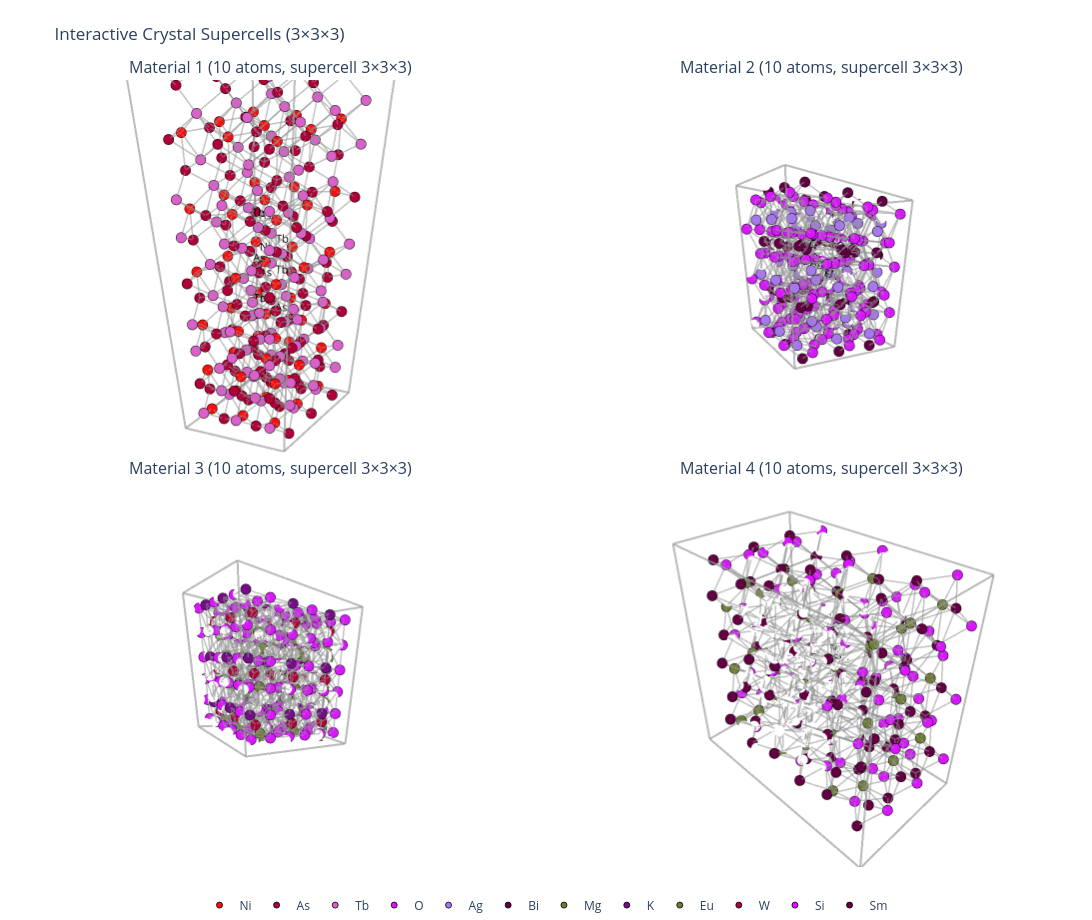

The notebook cell this image was saved under:
### Code cell
# Interactive 3D visualization of crystal structures as supercells
def plot_material_batch(batch_x1, batch_a1, batch_l1, atom_dict, max_atomic_value, bond_cutoff=3.0, supercell=(3, 3, 3), show_labels=True, label_central_only=True):
    # Convert normalized data to physical coordinates
    x = batch_x1.detach().cpu().numpy()
    a = batch_a1.detach().cpu().numpy() * max_atomic_value
    l = batch_l1.detach().cpu().numpy()
    x = (x * torch.as_tensor(atom_dict.frac_coord_std).cpu().numpy() + torch.as_tensor(atom_dict.frac_coord_mean).cpu().numpy()) % 1.0
    l = l * torch.as_tensor(atom_dict.lattice_std).cpu().numpy() + torch.as_tensor(atom_dict.lattice_mean).cpu().numpy()
    # Convert atomic numbers to chemical elements
    allowed_Z = torch.as_tensor(atom_dict.idx2atoNum_vec).cpu().numpy().astype(int)
    atomic_Z = allowed_Z[np.abs(a[..., None] - allowed_Z).argmin(axis=-1)]
    symbols = {int(z): str(atom_dict.idx2type[k]) for k, z in enumerate(allowed_Z)}
    colors = {int(z): qualitative.Dark24[k % len(qualitative.Dark24)] for k, z in enumerate(allowed_Z)}
    # Create subplot layout
    n = len(x)
    ncols = min(2, n)
    nrows = math.ceil(n / ncols)
    sx, sy, sz = supercell
    titles = [f'Material {i + 1} ({len(x[i])} atoms, supercell {sx}×{sy}×{sz})' for i in range(n)]
    fig = make_subplots(rows=nrows, cols=ncols, specs=[[{'type': 'scene'} for _ in range(ncols)] for _ in range(nrows)], subplot_titles=titles, horizontal_spacing=0.01, vertical_spacing=0.02)
    shown_elements = set()
    center_shift = (sx // 2, sy // 2, sz // 2)
    for i in range(n):
        row = i // ncols + 1
        col = i % ncols + 1
        frac_unit = x[i]
        cell = l[i]
        z_unit = atomic_Z[i]
        # Build supercell
        frac_super_list = []
        z_super_list = []
        label_mask_list = []
        for shift in product(range(sx), range(sy), range(sz)):
            shift_vec = np.array(shift, dtype=float)
            frac_super_list.append(frac_unit + shift_vec)
            z_super_list.append(z_unit)
            if label_central_only:
                label_mask_list.append(np.full(len(frac_unit), shift == center_shift))
            else:
                label_mask_list.append(np.full(len(frac_unit), True))
        frac_super = np.vstack(frac_super_list)
        z_super = np.concatenate(z_super_list)
        label_mask = np.concatenate(label_mask_list)
        xyz = frac_super @ cell
        # Draw supercell edges
        edge_points = []
        super_corners = np.array(list(product([0, sx], [0, sy], [0, sz])), dtype=float)
        for corner in super_corners:
            for axis, scale in enumerate([sx, sy, sz]):
                if corner[axis] == 0:
                    end = corner.copy()
                    end[axis] = scale
                    p0 = corner @ cell
                    p1 = end @ cell
                    edge_points.extend([p0, p1, [np.nan, np.nan, np.nan]])
        edge_points = np.asarray(edge_points)
        fig.add_trace(go.Scatter3d(x=edge_points[:, 0], y=edge_points[:, 1], z=edge_points[:, 2], mode='lines', line=dict(color='rgba(110,110,110,0.7)', width=4), hoverinfo='skip', showlegend=False), row=row, col=col)
        # Draw links between nearby atoms
        bond_points = []
        n_atoms_super = len(xyz)
        for p in range(n_atoms_super):
            for q in range(p + 1, n_atoms_super):
                distance = np.linalg.norm(xyz[q] - xyz[p])
                if 1e-8 < distance <= bond_cutoff:
                    bond_points.extend([xyz[p], xyz[q], [np.nan, np.nan, np.nan]])
        if len(bond_points) > 0:
            bond_points = np.asarray(bond_points)
            fig.add_trace(go.Scatter3d(x=bond_points[:, 0], y=bond_points[:, 1], z=bond_points[:, 2], mode='lines', line=dict(color='rgba(80,80,80,0.55)', width=3), hoverinfo='skip', showlegend=False), row=row, col=col)
        # Draw atoms and labels
        for z in np.unique(z_super):
            z = int(z)
            symbol = symbols.get(z, str(z))
            mask = z_super == z
            positions = xyz[mask]
            if show_labels:
                text_labels = [symbol if flag else '' for flag in label_mask[mask]]
            else:
                text_labels = [''] * len(positions)
            fig.add_trace(go.Scatter3d(x=positions[:, 0], y=positions[:, 1], z=positions[:, 2], mode='markers+text', text=text_labels, textposition='top center', textfont=dict(size=11, color='black'), marker=dict(size=6, color=colors[z], line=dict(color='black', width=0.8)), name=symbol, legendgroup=symbol, showlegend=symbol not in shown_elements, hovertemplate=f'<b>{symbol} (Z={z})</b><br>x=%{{x:.2f}} Å<br>y=%{{y:.2f}} Å<br>z=%{{z:.2f}} Å<extra></extra>'), row=row, col=col)
            shown_elements.add(symbol)
        fig.update_scenes(xaxis=dict(visible=False), yaxis=dict(visible=False), zaxis=dict(visible=False), aspectmode='data', bgcolor='white', row=row, col=col)
    fig.update_layout(title=f'Interactive Crystal Supercells ({sx}×{sy}×{sz})', template='plotly_white', width=1100, height=460 * nrows, margin=dict(l=0, r=0, t=80, b=40), legend=dict(orientation='h', y=-0.03, x=0.5, xanchor='center'))
    fig.show()


# Select 4 training materials with 10 atoms
sz = 10
num_samples = 4
indices = np.random.choice(len(group_dataset[sz]), num_samples, replace=False)
materials = [group_dataset[sz][i] for i in indices]

# Prepare normalized training materials
batch_x_train = torch.stack([m.frac_coords for m in materials]).float()
batch_a_train = torch.stack([m.atomic_numbers for m in materials]).float()
batch_l_train = torch.stack([m.lattice_matrix for m in materials]).float()
batch_x_train = (batch_x_train - atom_dict.frac_coord_mean) / atom_dict.frac_coord_std
batch_a_train = batch_a_train / max_atomic_value
batch_l_train = (batch_l_train - atom_dict.lattice_mean) / atom_dict.lattice_std

# Plot training materials
plot_material_batch(batch_x_train, batch_a_train, batch_l_train, atom_dict, max_atomic_value, bond_cutoff=3.5, supercell=(3, 3, 3))

### Figure 1 — Plotly figure (JSON) as saved in the notebook; plotly's stock layout.template omitted (floating-point values rounded to 4 significant figures; data arrays with more than 128 entries replaced by an {"elided": "..."} marker saying what was removed)
{"data": [{"hoverinfo": "skip", "line": {"color": "rgba(110,110,110,0.7)", "width": 4}, "mode": "lines", "scene": "scene", "showlegend": false, "type": "scatter3d", "x": [0.0, 12.39, NaN, 0.0, -6.196, NaN, 0.0, 0.0, NaN, 0.0, 12.39, NaN, 0.0, -6.196, NaN, -6.196, 6.196, NaN, -6.196, -6.196, NaN, -6.196, 6.196, NaN, 12.39, 6.196, NaN, 12.39, 12.39, NaN, 12.39, 6.196, NaN, 6.196, 6.196, NaN], "y": [0.0, 0.0, NaN, 0.0, 10.73, NaN, 0.0, 0.0, NaN, 0.0, 0.0, NaN, 0.0, 10.73, NaN, 10.73, 10.73, NaN, 10.73, 10.73, NaN, 10.73, 10.73, NaN, 0.0, 10.73, NaN, 0.0, 0.0, NaN, 0.0, 10.73, NaN, 10.73, 10.73, NaN], "z": [0.0, 0.0, NaN, 0.0, 0.0, NaN, 0.0, 42.68, NaN, 42.68, 42.68, NaN, 42.68, 42.68, NaN, 0.0, 0.0, NaN, 0.0, 42.68, NaN, 42.68, 42.68, NaN, 0.0, 0.0, NaN, 0.0, 42.68, NaN, 42.68, 42.68, NaN, 0.0, 42.68, NaN]}, {"hoverinfo": "skip", "line": {"color": "rgba(80,80,80,0.55)", "width": 3}, "mode": "lines", "scene": "scene", "showlegend": false, "type": "scatter3d", "x": {"elided": "2481 float values"}, "y": {"elided": "2481 float values"}, "z": {"elided": "2481 float values"}}, {"hovertemplate": "<b>Ni (Z=28)</b><br>x=%{x:.2f} Å<br>y=%{y:.2f} Å<br>z=%{z:.2f} Å<extra></extra>", "legendgroup": "Ni", "marker": {"color": "#FB0D0D", "line": {"color": "black", "width": 0.8}, "size": 6}, "mode": "markers+text", "name": "Ni", "scene": "scene", "showlegend": true, "text": ["", "", "", "", "", "", "", "", "", "", "", "", "", "", "", "", "", "", "", "", "", "", "", "", "", "", "Ni", "Ni", "", "", "", "", "", "", "", "", "", "", "", "", "", "", "", "", "", "", "", "", "", "", "", "", "", ""], "textfont": {"color": "black", "size": 11}, "textposition": "top center", "type": "scatter3d", "x": [2.154e-06, 2.154e-06, 2.154e-06, 2.154e-06, 2.154e-06, 2.154e-06, -2.065, -2.065, -2.065, -2.065, -2.065, -2.065, -4.131, -4.131, -4.131, -4.131, -4.131, -4.131, 4.131, 4.131, 4.131, 4.131, 4.131, 4.131, 2.065, 2.065, 2.065, 2.065, 2.065, 2.065, 2.154e-06, 2.154e-06, 2.154e-06, 2.154e-06, 2.154e-06, 2.154e-06, 8.261, 8.261, 8.261, 8.261, 8.261, 8.261, 6.196, 6.196, 6.196, 6.196, 6.196, 6.196, 4.131, 4.131, 4.131, 4.131, 4.131, 4.131], "y": [3.731e-06, 3.731e-06, 3.731e-06, 3.731e-06, 3.731e-06, 3.731e-06, 3.577, 3.577, 3.577, 3.577, 3.577, 3.577, 7.155, 7.155, 7.155, 7.155, 7.155, 7.155, 3.731e-06, 3.731e-06, 3.731e-06, 3.731e-06, 3.731e-06, 3.731e-06, 3.577, 3.577, 3.577, 3.577, 3.577, 3.577, 7.155, 7.155, 7.155, 7.155, 7.155, 7.155, 3.731e-06, 3.731e-06, 3.731e-06, 3.731e-06, 3.731e-06, 3.731e-06, 3.577, 3.577, 3.577, 3.577, 3.577, 3.577, 7.155, 7.155, 7.155, 7.155, 7.155, 7.155], "z": [0.03172, 7.144, 14.26, 21.37, 28.48, 35.6, 0.03172, 7.144, 14.26, 21.37, 28.48, 35.6, 0.03172, 7.144, 14.26, 21.37, 28.48, 35.6, 0.03172, 7.144, 14.26, 21.37, 28.48, 35.6, 0.03172, 7.144, 14.26, 21.37, 28.48, 35.6, 0.03172, 7.144, 14.26, 21.37, 28.48, 35.6, 0.03172, 7.144, 14.26, 21.37, 28.48, 35.6, 0.03172, 7.144, 14.26, 21.37, 28.48, 35.6, 0.03172, 7.144, 14.26, 21.37, 28.48, 35.6]}, {"hovertemplate": "<b>As (Z=33)</b><br>x=%{x:.2f} Å<br>y=%{y:.2f} Å<br>z=%{z:.2f} Å<extra></extra>", "legendgroup": "As", "marker": {"color": "#AF0038", "line": {"color": "black", "width": 0.8}, "size": 6}, "mode": "markers+text", "name": "As", "scene": "scene", "showlegend": true, "text": ["", "", "", "", "", "", "", "", "", "", "", "", "", "", "", "", "", "", "", "", "", "", "", "", "", "", "", "", "", "", "", "", "", "", "", "", "", "", "", "", "", "", "", "", "", "", "", "", "", "", "", "", "As", "As", "As", "As", "", "", "", "", "", "", "", "", "", "", "", "", "", "", "", "", "", "", "", "", "", "", "", "", "", "", "", "", "", "", "", "", "", "", "", "", "", "", "", "", "", "", "", "", "", "", "", "", "", "", "", ""], "textfont": {"color": "black", "size": 11}, "textposition": "top center", "type": "scatter3d", "x": [2.154e-06, 2.154e-06, 2.093e-06, 2.065, 2.154e-06, 2.154e-06, 2.093e-06, 2.065, 2.154e-06, 2.154e-06, 2.093e-06, 2.065, -2.065, -2.065, -2.065, 2.154e-06, -2.065, -2.065, -2.065, 2.154e-06, -2.065, -2.065, -2.065, 2.154e-06, -4.131, -4.131, -4.131, -2.065, -4.131, -4.131, -4.131, -2.065, -4.131, -4.131, -4.131, -2.065, 4.131, 4.131, 4.131, 6.196, 4.131, 4.131, 4.131, 6.196, 4.131, 4.131, 4.131, 6.196, 2.065, 2.065, 2.065, 4.131, 2.065, 2.065, 2.065, 4.131, 2.065, 2.065, 2.065, 4.131, 2.154e-06, 2.154e-06, 2.093e-06, 2.065, 2.154e-06, 2.154e-06, 2.093e-06, 2.065, 2.154e-06, 2.154e-06, 2.093e-06, 2.065, 8.261, 8.261, 8.261, 10.33, 8.261, 8.261, 8.261, 10.33, 8.261, 8.261, 8.261, 10.33, 6.196, 6.196, 6.196, 8.261, 6.196, 6.196, 6.196, 8.261, 6.196, 6.196, 6.196, 8.261, 4.131, 4.131, 4.131, 6.196, 4.131, 4.131, 4.131, 6.196, 4.131, 4.131, 4.131, 6.196], "y": [3.731e-06, 3.731e-06, 2.385, 1.192, 3.731e-06, 3.731e-06, 2.385, 1.192, 3.731e-06, 3.731e-06, 2.385, 1.192, 3.577, 3.577, 5.962, 4.77, 3.577, 3.577, 5.962, 4.77, 3.577, 3.577, 5.962, 4.77, 7.155, 7.155, 9.539, 8.347, 7.155, 7.155, 9.539, 8.347, 7.155, 7.155, 9.539, 8.347, 3.731e-06, 3.731e-06, 2.385, 1.192, 3.731e-06, 3.731e-06, 2.385, 1.192, 3.731e-06, 3.731e-06, 2.385, 1.192, 3.577, 3.577, 5.962, 4.77, 3.577, 3.577, 5.962, 4.77, 3.577, 3.577, 5.962, 4.77, 7.155, 7.155, 9.539, 8.347, 7.155, 7.155, 9.539, 8.347, 7.155, 7.155, 9.539, 8.347, 3.731e-06, 3.731e-06, 2.385, 1.192, 3.731e-06, 3.731e-06, 2.385, 1.192, 3.731e-06, 3.731e-06, 2.385, 1.192, 3.577, 3.577, 5.962, 4.77, 3.577, 3.577, 5.962, 4.77, 3.577, 3.577, 5.962, 4.77, 7.155, 7.155, 9.539, 8.347, 7.155, 7.155, 9.539, 8.347, 7.155, 7.155, 9.539, 8.347], "z": [3.795, 10.91, 0.2443, 7.357, 18.02, 25.13, 14.47, 21.58, 32.25, 39.36, 28.7, 35.81, 3.795, 10.91, 0.2443, 7.357, 18.02, 25.13, 14.47, 21.58, 32.25, 39.36, 28.7, 35.81, 3.795, 10.91, 0.2443, 7.357, 18.02, 25.13, 14.47, 21.58, 32.25, 39.36, 28.7, 35.81, 3.795, 10.91, 0.2443, 7.357, 18.02, 25.13, 14.47, 21.58, 32.25, 39.36, 28.7, 35.81, 3.795, 10.91, 0.2443, 7.357, 18.02, 25.13, 14.47, 21.58, 32.25, 39.36, 28.7, 35.81, 3.795, 10.91, 0.2443, 7.357, 18.02, 25.13, 14.47, 21.58, 32.25, 39.36, 28.7, 35.81, 3.795, 10.91, 0.2443, 7.357, 18.02, 25.13, 14.47, 21.58, 32.25, 39.36, 28.7, 35.81, 3.795, 10.91, 0.2443, 7.357, 18.02, 25.13, 14.47, 21.58, 32.25, 39.36, 28.7, 35.81, 3.795, 10.91, 0.2443, 7.357, 18.02, 25.13, 14.47, 21.58, 32.25, 39.36, 28.7, 35.81]}, {"hovertemplate": "<b>Tb (Z=65)</b><br>x=%{x:.2f} Å<br>y=%{y:.2f} Å<br>z=%{z:.2f} Å<extra></extra>", "legendgroup": "Tb", "marker": {"color": "#DA60CA", "line": {"color": "black", "width": 0.8}, "size": 6}, "mode": "markers+text", "name": "Tb", "scene": "scene", "showlegend": true, "text": ["", "", "", "", "", "", "", "", "", "", "", "", "", "", "", "", "", "", "", "", "", "", "", "", "", "", "", "", "", "", "", "", "", "", "", "", "", "", "", "", "", "", "", "", "", "", "", "", "", "", "", "", "Tb", "Tb", "Tb", "Tb", "", "", "", "", "", "", "", "", "", "", "", "", "", "", "", "", "", "", "", "", "", "", "", "", "", "", "", "", "", "", "", "", "", "", "", "", "", "", "", "", "", "", "", "", "", "", "", "", "", "", "", ""], "textfont": {"color": "black", "size": 11}, "textposition": "top center", "type": "scatter3d", "x": [2.093e-06, 2.093e-06, 2.065, 2.065, 2.093e-06, 2.093e-06, 2.065, 2.065, 2.093e-06, 2.093e-06, 2.065, 2.065, -2.065, -2.065, 2.154e-06, 2.154e-06, -2.065, -2.065, 2.154e-06, 2.154e-06, -2.065, -2.065, 2.154e-06, 2.154e-06, -4.131, -4.131, -2.065, -2.065, -4.131, -4.131, -2.065, -2.065, -4.131, -4.131, -2.065, -2.065, 4.131, 4.131, 6.196, 6.196, 4.131, 4.131, 6.196, 6.196, 4.131, 4.131, 6.196, 6.196, 2.065, 2.065, 4.131, 4.131, 2.065, 2.065, 4.131, 4.131, 2.065, 2.065, 4.131, 4.131, 2.093e-06, 2.093e-06, 2.065, 2.065, 2.093e-06, 2.093e-06, 2.065, 2.065, 2.093e-06, 2.093e-06, 2.065, 2.065, 8.261, 8.261, 10.33, 10.33, 8.261, 8.261, 10.33, 10.33, 8.261, 8.261, 10.33, 10.33, 6.196, 6.196, 8.261, 8.261, 6.196, 6.196, 8.261, 8.261, 6.196, 6.196, 8.261, 8.261, 4.131, 4.131, 6.196, 6.196, 4.131, 4.131, 6.196, 6.196, 4.131, 4.131, 6.196, 6.196], "y": [2.385, 2.385, 1.192, 1.192, 2.385, 2.385, 1.192, 1.192, 2.385, 2.385, 1.192, 1.192, 5.962, 5.962, 4.77, 4.77, 5.962, 5.962, 4.77, 4.77, 5.962, 5.962, 4.77, 4.77, 9.539, 9.539, 8.347, 8.347, 9.539, 9.539, 8.347, 8.347, 9.539, 9.539, 8.347, 8.347, 2.385, 2.385, 1.192, 1.192, 2.385, 2.385, 1.192, 1.192, 2.385, 2.385, 1.192, 1.192, 5.962, 5.962, 4.77, 4.77, 5.962, 5.962, 4.77, 4.77, 5.962, 5.962, 4.77, 4.77, 9.539, 9.539, 8.347, 8.347, 9.539, 9.539, 8.347, 8.347, 9.539, 9.539, 8.347, 8.347, 2.385, 2.385, 1.192, 1.192, 2.385, 2.385, 1.192, 1.192, 2.385, 2.385, 1.192, 1.192, 5.962, 5.962, 4.77, 4.77, 5.962, 5.962, 4.77, 4.77, 5.962, 5.962, 4.77, 4.77, 9.539, 9.539, 8.347, 8.347, 9.539, 9.539, 8.347, 8.347, 9.539, 9.539, 8.347, 8.347], "z": [5.433, 9.212, 2.099, 12.55, 19.66, 23.44, 16.32, 26.77, 33.88, 37.66, 30.55, 41.0, 5.433, 9.212, 2.099, 12.55, 19.66, 23.44, 16.32, 26.77, 33.88, 37.66, 30.55, 41.0, 5.433, 9.212, 2.099, 12.55, 19.66, 23.44, 16.32, 26.77, 33.88, 37.66, 30.55, 41.0, 5.433, 9.212, 2.099, 12.55, 19.66, 23.44, 16.32, 26.77, 33.88, 37.66, 30.55, 41.0, 5.433, 9.212, 2.099, 12.55, 19.66, 23.44, 16.32, 26.77, 33.88, 37.66, 30.55, 41.0, 5.433, 9.212, 2.099, 12.55, 19.66, 23.44, 16.32, 26.77, 33.88, 37.66, 30.55, 41.0, 5.433, 9.212, 2.099, 12.55, 19.66, 23.44, 16.32, 26.77, 33.88, 37.66, 30.55, 41.0, 5.433, 9.212, 2.099, 12.55, 19.66, 23.44, 16.32, 26.77, 33.88, 37.66, 30.55, 41.0, 5.433, 9.212, 2.099, 12.55, 19.66, 23.44, 16.32, 26.77, 33.88, 37.66, 30.55, 41.0]}, {"hoverinfo": "skip", "line": {"color": "rgba(110,110,110,0.7)", "width": 4}, "mode": "lines", "scene": "scene2", "showlegend": false, "type": "scatter3d", "x": [0.0, 15.41, NaN, 0.0, 5.654, NaN, 0.0, 0.0, NaN, 0.0, 15.41, NaN, 0.0, 5.654, NaN, 5.654, 21.06, NaN, 5.654, 5.654, NaN, 5.654, 21.06, NaN, 15.41, 21.06, NaN, 15.41, 15.41, NaN, 15.41, 21.06, NaN, 21.06, 21.06, NaN], "y": [0.0, 0.0, NaN, 0.0, 14.33, NaN, 0.0, 0.0, NaN, 0.0, 0.0, NaN, 0.0, 14.33, NaN, 14.33, 14.33, NaN, 14.33, 14.33, NaN, 14.33, 14.33, NaN, 0.0, 14.33, NaN, 0.0, 0.0, NaN, 0.0, 14.33, NaN, 14.33, 14.33, NaN], "z": [0.0, 7.945, NaN, 0.0, 7.945, NaN, 0.0, 18.91, NaN, 18.91, 26.85, NaN, 18.91, 26.85, NaN, 7.945, 15.89, NaN, 7.945, 26.85, NaN, 26.85, 34.8, NaN, 7.945, 15.89, NaN, 7.945, 26.85, NaN, 26.85, 34.8, NaN, 15.89, 34.8, NaN]}, {"hoverinfo": "skip", "line": {"color": "rgba(80,80,80,0.55)", "width": 3}, "mode": "lines", "scene": "scene2", "showlegend": false, "type": "scatter3d", "x": {"elided": "3366 float values"}, "y": {"elided": "3366 float values"}, "z": {"elided": "3366 float values"}}, {"hovertemplate": "<b>O (Z=8)</b><br>x=%{x:.2f} Å<br>y=%{y:.2f} Å<br>z=%{z:.2f} Å<extra></extra>", "legendgroup": "O", "marker": {"color": "#DA16FF", "line": {"color": "black", "width": 0.8}, "size": 6}, "mode": "markers+text", "name": "O", "scene": "scene2", "showlegend": true, "text": {"elided": "162 str values"}, "textfont": {"color": "black", "size": 11}, "textposition": "top center", "type": "scatter3d", "x": {"elided": "162 float values"}, "y": {"elided": "162 float values"}, "z": {"elided": "162 float values"}}, {"hovertemplate": "<b>Ag (Z=47)</b><br>x=%{x:.2f} Å<br>y=%{y:.2f} Å<br>z=%{z:.2f} Å<extra></extra>", "legendgroup": "Ag", "marker": {"color": "#A777F1", "line": {"color": "black", "width": 0.8}, "size": 6}, "mode": "markers+text", "name": "Ag", "scene": "scene2", "showlegend": true, "text": ["", "", "", "", "", "", "", "", "", "", "", "", "", "", "", "", "", "", "", "", "", "", "", "", "", "", "Ag", "Ag", "", "", "", "", "", "", "", "", "", "", "", "", "", "", "", "", "", "", "", "", "", "", "", "", "", ""], "textfont": {"color": "black", "size": 11}, "textposition": "top center", "type": "scatter3d", "x": [0.9239, 6.096, 0.9239, 6.096, 0.9239, 6.096, 2.809, 7.981, 2.809, 7.981, 2.809, 7.981, 4.694, 9.866, 4.694, 9.866, 4.694, 9.866, 6.059, 11.23, 6.059, 11.23, 6.059, 11.23, 7.944, 13.12, 7.944, 13.12, 7.944, 13.12, 9.829, 15.0, 9.829, 15.0, 9.829, 15.0, 11.19, 16.37, 11.19, 16.37, 11.19, 16.37, 13.08, 18.25, 13.08, 18.25, 13.08, 18.25, 14.96, 20.14, 14.96, 20.14, 14.96, 20.14], "y": [0.6287, 4.148, 0.6287, 4.148, 0.6287, 4.148, 5.406, 8.925, 5.406, 8.925, 5.406, 8.925, 10.18, 13.7, 10.18, 13.7, 10.18, 13.7, 0.6287, 4.148, 0.6287, 4.148, 0.6287, 4.148, 5.406, 8.925, 5.406, 8.925, 5.406, 8.925, 10.18, 13.7, 10.18, 13.7, 10.18, 13.7, 0.6287, 4.148, 0.6287, 4.148, 0.6287, 4.148, 5.406, 8.925, 5.406, 8.925, 5.406, 8.925, 10.18, 13.7, 10.18, 13.7, 10.18, 13.7], "z": [4.512, 7.088, 10.81, 13.39, 17.12, 19.69, 7.16, 9.737, 13.46, 16.04, 19.77, 22.34, 9.808, 12.38, 16.11, 18.69, 22.41, 24.99, 7.16, 9.737, 13.46, 16.04, 19.77, 22.34, 9.808, 12.38, 16.11, 18.69, 22.41, 24.99, 12.46, 15.03, 18.76, 21.34, 25.06, 27.64, 9.808, 12.38, 16.11, 18.69, 22.41, 24.99, 12.46, 15.03, 18.76, 21.34, 25.06, 27.64, 15.11, 17.68, 21.41, 23.98, 27.71, 30.29]}, {"hovertemplate": "<b>Bi (Z=83)</b><br>x=%{x:.2f} Å<br>y=%{y:.2f} Å<br>z=%{z:.2f} Å<extra></extra>", "legendgroup": "Bi", "marker": {"color": "#620042", "line": {"color": "black", "width": 0.8}, "size": 6}, "mode": "markers+text", "name": "Bi", "scene": "scene2", "showlegend": true, "text": ["", "", "", "", "", "", "", "", "", "", "", "", "", "", "", "", "", "", "", "", "", "", "", "", "", "", "Bi", "Bi", "", "", "", "", "", "", "", "", "", "", "", "", "", "", "", "", "", "", "", "", "", "", "", "", "", ""], "textfont": {"color": "black", "size": 11}, "textposition": "top center", "type": "scatter3d", "x": [2.401, 4.619, 2.401, 4.619, 2.401, 4.619, 4.286, 6.504, 4.286, 6.504, 4.286, 6.504, 6.171, 8.389, 6.171, 8.389, 6.171, 8.389, 7.536, 9.755, 7.536, 9.755, 7.536, 9.755, 9.421, 11.64, 9.421, 11.64, 9.421, 11.64, 11.31, 13.52, 11.31, 13.52, 11.31, 13.52, 12.67, 14.89, 12.67, 14.89, 12.67, 14.89, 14.56, 16.78, 14.56, 16.78, 14.56, 16.78, 16.44, 18.66, 16.44, 18.66, 16.44, 18.66], "y": [1.634, 3.143, 1.634, 3.143, 1.634, 3.143, 6.411, 7.92, 6.411, 7.92, 6.411, 7.92, 11.19, 12.7, 11.19, 12.7, 11.19, 12.7, 1.634, 3.143, 1.634, 3.143, 1.634, 3.143, 6.411, 7.92, 6.411, 7.92, 6.411, 7.92, 11.19, 12.7, 11.19, 12.7, 11.19, 12.7, 1.634, 3.143, 1.634, 3.143, 1.634, 3.143, 6.411, 7.92, 6.411, 7.92, 6.411, 7.92, 11.19, 12.7, 11.19, 12.7, 11.19, 12.7], "z": [7.951, 3.649, 14.25, 9.952, 20.56, 16.26, 10.6, 6.297, 16.9, 12.6, 23.21, 18.9, 13.25, 8.946, 19.55, 15.25, 25.85, 21.55, 10.6, 6.297, 16.9, 12.6, 23.21, 18.9, 13.25, 8.946, 19.55, 15.25, 25.85, 21.55, 15.9, 11.59, 22.2, 17.9, 28.5, 24.2, 13.25, 8.946, 19.55, 15.25, 25.85, 21.55, 15.9, 11.59, 22.2, 17.9, 28.5, 24.2, 18.54, 14.24, 24.85, 20.55, 31.15, 26.85]}, {"hoverinfo": "skip", "line": {"color": "rgba(110,110,110,0.7)", "width": 4}, "mode": "lines", "scene": "scene3", "showlegend": false, "type": "scatter3d", "x": [0.0, 14.66, NaN, 0.0, 4.888, NaN, 0.0, 0.0, NaN, 0.0, 14.66, NaN, 0.0, 4.888, NaN, 4.888, 19.55, NaN, 4.888, 4.888, NaN, 4.888, 19.55, NaN, 14.66, 19.55, NaN, 14.66, 14.66, NaN, 14.66, 19.55, NaN, 19.55, 19.55, NaN], "y": [0.0, 0.0, NaN, 0.0, 13.83, NaN, 0.0, 0.0, NaN, 0.0, 0.0, NaN, 0.0, 13.83, NaN, 13.83, 13.83, NaN, 13.83, 13.83, NaN, 13.83, 13.83, NaN, 0.0, 13.83, NaN, 0.0, 0.0, NaN, 0.0, 13.83, NaN, 13.83, 13.83, NaN], "z": [0.0, 8.467, NaN, 0.0, 8.467, NaN, 0.0, 16.93, NaN, 16.93, 25.4, NaN, 16.93, 25.4, NaN, 8.467, 16.93, NaN, 8.467, 25.4, NaN, 25.4, 33.87, NaN, 8.467, 16.93, NaN, 8.467, 25.4, NaN, 25.4, 33.87, NaN, 16.93, 33.87, NaN]}, {"hoverinfo": "skip", "line": {"color": "rgba(80,80,80,0.55)", "width": 3}, "mode": "lines", "scene": "scene3", "showlegend": false, "type": "scatter3d", "x": {"elided": "4587 float values"}, "y": {"elided": "4587 float values"}, "z": {"elided": "4587 float values"}}, {"hovertemplate": "<b>O (Z=8)</b><br>x=%{x:.2f} Å<br>y=%{y:.2f} Å<br>z=%{z:.2f} Å<extra></extra>", "legendgroup": "O", "marker": {"color": "#DA16FF", "line": {"color": "black", "width": 0.8}, "size": 6}, "mode": "markers+text", "name": "O", "scene": "scene3", "showlegend": false, "text": {"elided": "162 str values"}, "textfont": {"color": "black", "size": 11}, "textposition": "top center", "type": "scatter3d", "x": {"elided": "162 float values"}, "y": {"elided": "162 float values"}, "z": {"elided": "162 float values"}}, {"hovertemplate": "<b>Mg (Z=12)</b><br>x=%{x:.2f} Å<br>y=%{y:.2f} Å<br>z=%{z:.2f} Å<extra></extra>", "legendgroup": "Mg", "marker": {"color": "#6C7C32", "line": {"color": "black", "width": 0.8}, "size": 6}, "mode": "markers+text", "name": "Mg", "scene": "scene3", "showlegend": true, "text": ["", "", "", "", "", "", "", "", "", "", "", "", "", "Mg", "", "", "", "", "", "", "", "", "", "", "", "", ""], "textfont": {"color": "black", "size": 11}, "textposition": "top center", "type": "scatter3d", "x": [6.799e-06, 6.799e-06, 6.799e-06, 1.629, 1.629, 1.629, 3.259, 3.259, 3.259, 4.888, 4.888, 4.888, 6.518, 6.518, 6.518, 8.147, 8.147, 8.147, 9.777, 9.777, 9.777, 11.41, 11.41, 11.41, 13.04, 13.04, 13.04], "y": [4.807e-06, 4.807e-06, 4.807e-06, 4.609, 4.609, 4.609, 9.217, 9.217, 9.217, 4.807e-06, 4.807e-06, 4.807e-06, 4.609, 4.609, 4.609, 9.217, 9.217, 9.217, 4.807e-06, 4.807e-06, 4.807e-06, 4.609, 4.609, 4.609, 9.217, 9.217, 9.217], "z": [1.178e-05, 5.645, 11.29, 2.822, 8.467, 14.11, 5.645, 11.29, 16.93, 2.822, 8.467, 14.11, 5.645, 11.29, 16.93, 8.467, 14.11, 19.76, 5.645, 11.29, 16.93, 8.467, 14.11, 19.76, 11.29, 16.93, 22.58]}, {"hovertemplate": "<b>K (Z=19)</b><br>x=%{x:.2f} Å<br>y=%{y:.2f} Å<br>z=%{z:.2f} Å<extra></extra>", "legendgroup": "K", "marker": {"color": "#750D86", "line": {"color": "black", "width": 0.8}, "size": 6}, "mode": "markers+text", "name": "K", "scene": "scene3", "showlegend": true, "text": ["", "", "", "", "", "", "", "", "", "", "", "", "", "K", "", "", "", "", "", "", "", "", "", "", "", "", ""], "textfont": {"color": "black", "size": 11}, "textposition": "top center", "type": "scatter3d", "x": [4.888, 4.888, 4.888, 6.518, 6.518, 6.518, 8.147, 8.147, 8.147, 9.777, 9.777, 9.777, 11.41, 11.41, 11.41, 13.04, 13.04, 13.04, 14.66, 14.66, 14.66, 16.29, 16.29, 16.29, 17.92, 17.92, 17.92], "y": [3.457, 3.457, 3.457, 8.065, 8.065, 8.065, 12.67, 12.67, 12.67, 3.457, 3.457, 3.457, 8.065, 8.065, 8.065, 12.67, 12.67, 12.67, 3.457, 3.457, 3.457, 8.065, 8.065, 8.065, 12.67, 12.67, 12.67], "z": [8.467, 14.11, 19.76, 11.29, 16.93, 22.58, 14.11, 19.76, 25.4, 11.29, 16.93, 22.58, 14.11, 19.76, 25.4, 16.93, 22.58, 28.22, 14.11, 19.76, 25.4, 16.93, 22.58, 28.22, 19.76, 25.4, 31.04]}, {"hovertemplate": "<b>Eu (Z=63)</b><br>x=%{x:.2f} Å<br>y=%{y:.2f} Å<br>z=%{z:.2f} Å<extra></extra>", "legendgroup": "Eu", "marker": {"color": "#6C7C32", "line": {"color": "black", "width": 0.8}, "size": 6}, "mode": "markers+text", "name": "Eu", "scene": "scene3", "showlegend": true, "text": ["", "", "", "", "", "", "", "", "", "", "", "", "", "Eu", "", "", "", "", "", "", "", "", "", "", "", "", ""], "textfont": {"color": "black", "size": 11}, "textposition": "top center", "type": "scatter3d", "x": [1.629, 1.629, 1.629, 3.259, 3.259, 3.259, 4.888, 4.888, 4.888, 6.518, 6.518, 6.518, 8.147, 8.147, 8.147, 9.777, 9.777, 9.777, 11.41, 11.41, 11.41, 13.04, 13.04, 13.04, 14.66, 14.66, 14.66], "y": [1.152, 1.152, 1.152, 5.761, 5.761, 5.761, 10.37, 10.37, 10.37, 1.152, 1.152, 1.152, 5.761, 5.761, 5.761, 10.37, 10.37, 10.37, 1.152, 1.152, 1.152, 5.761, 5.761, 5.761, 10.37, 10.37, 10.37], "z": [2.822, 8.467, 14.11, 5.645, 11.29, 16.93, 8.467, 14.11, 19.76, 5.645, 11.29, 16.93, 8.467, 14.11, 19.76, 11.29, 16.93, 22.58, 8.467, 14.11, 19.76, 11.29, 16.93, 22.58, 14.11, 19.76, 25.4]}, {"hovertemplate": "<b>W (Z=74)</b><br>x=%{x:.2f} Å<br>y=%{y:.2f} Å<br>z=%{z:.2f} Å<extra></extra>", "legendgroup": "W", "marker": {"color": "#AF0038", "line": {"color": "black", "width": 0.8}, "size": 6}, "mode": "markers+text", "name": "W", "scene": "scene3", "showlegend": true, "text": ["", "", "", "", "", "", "", "", "", "", "", "", "", "W", "", "", "", "", "", "", "", "", "", "", "", "", ""], "textfont": {"color": "black", "size": 11}, "textposition": "top center", "type": "scatter3d", "x": [3.259, 3.259, 3.259, 4.888, 4.888, 4.888, 6.518, 6.518, 6.518, 8.147, 8.147, 8.147, 9.777, 9.777, 9.777, 11.41, 11.41, 11.41, 13.04, 13.04, 13.04, 14.66, 14.66, 14.66, 16.29, 16.29, 16.29], "y": [2.304, 2.304, 2.304, 6.913, 6.913, 6.913, 11.52, 11.52, 11.52, 2.304, 2.304, 2.304, 6.913, 6.913, 6.913, 11.52, 11.52, 11.52, 2.304, 2.304, 2.304, 6.913, 6.913, 6.913, 11.52, 11.52, 11.52], "z": [5.645, 11.29, 16.93, 8.467, 14.11, 19.76, 11.29, 16.93, 22.58, 8.467, 14.11, 19.76, 11.29, 16.93, 22.58, 14.11, 19.76, 25.4, 11.29, 16.93, 22.58, 14.11, 19.76, 25.4, 16.93, 22.58, 28.22]}, {"hoverinfo": "skip", "line": {"color": "rgba(110,110,110,0.7)", "width": 4}, "mode": "lines", "scene": "scene4", "showlegend": false, "type": "scatter3d", "x": [0.0, 12.92, NaN, 0.0, 0.0, NaN, 0.0, 0.0, NaN, 0.0, 12.92, NaN, 0.0, 0.0, NaN, 0.0, 12.92, NaN, 0.0, 0.0, NaN, 0.0, 12.92, NaN, 12.92, 12.92, NaN, 12.92, 12.92, NaN, 12.92, 12.92, NaN, 12.92, 12.92, NaN], "y": [0.0, 0.0, NaN, 0.0, 21.92, NaN, 0.0, 0.0, NaN, 0.0, 0.0, NaN, 0.0, 21.92, NaN, 21.92, 21.92, NaN, 21.92, 21.92, NaN, 21.92, 21.92, NaN, 0.0, 21.92, NaN, 0.0, 0.0, NaN, 0.0, 21.92, NaN, 21.92, 21.92, NaN], "z": [0.0, 0.0, NaN, 0.0, 0.0, NaN, 0.0, 21.92, NaN, 21.92, 21.92, NaN, 21.92, 21.92, NaN, 0.0, 0.0, NaN, 0.0, 21.92, NaN, 21.92, 21.92, NaN, 0.0, 0.0, NaN, 0.0, 21.92, NaN, 21.92, 21.92, NaN, 0.0, 21.92, NaN]}, {"hoverinfo": "skip", "line": {"color": "rgba(80,80,80,0.55)", "width": 3}, "mode": "lines", "scene": "scene4", "showlegend": false, "type": "scatter3d", "x": {"elided": "3012 float values"}, "y": {"elided": "3012 float values"}, "z": {"elided": "3012 float values"}}, {"hovertemplate": "<b>Mg (Z=12)</b><br>x=%{x:.2f} Å<br>y=%{y:.2f} Å<br>z=%{z:.2f} Å<extra></extra>", "legendgroup": "Mg", "marker": {"color": "#6C7C32", "line": {"color": "black", "width": 0.8}, "size": 6}, "mode": "markers+text", "name": "Mg", "scene": "scene4", "showlegend": false, "text": ["", "", "", "", "", "", "", "", "", "", "", "", "", "", "", "", "", "", "", "", "", "", "", "", "", "", "Mg", "Mg", "", "", "", "", "", "", "", "", "", "", "", "", "", "", "", "", "", "", "", "", "", "", "", "", "", ""], "textfont": {"color": "black", "size": 11}, "textposition": "top center", "type": "scatter3d", "x": [4.492e-06, 4.492e-06, 4.492e-06, 4.492e-06, 4.492e-06, 4.492e-06, 4.492e-06, 4.492e-06, 4.492e-06, 4.492e-06, 4.492e-06, 4.492e-06, 4.492e-06, 4.492e-06, 4.492e-06, 4.492e-06, 4.492e-06, 4.492e-06, 4.307, 4.307, 4.307, 4.307, 4.307, 4.307, 4.307, 4.307, 4.307, 4.307, 4.307, 4.307, 4.307, 4.307, 4.307, 4.307, 4.307, 4.307, 8.614, 8.614, 8.614, 8.614, 8.614, 8.614, 8.614, 8.614, 8.614, 8.614, 8.614, 8.614, 8.614, 8.614, 8.614, 8.614, 8.614, 8.614], "y": [7.622e-06, 3.653, 7.622e-06, 3.653, 7.622e-06, 3.653, 7.307, 10.96, 7.307, 10.96, 7.307, 10.96, 14.61, 18.27, 14.61, 18.27, 14.61, 18.27, 7.622e-06, 3.653, 7.622e-06, 3.653, 7.622e-06, 3.653, 7.307, 10.96, 7.307, 10.96, 7.307, 10.96, 14.61, 18.27, 14.61, 18.27, 14.61, 18.27, 7.622e-06, 3.653, 7.622e-06, 3.653, 7.622e-06, 3.653, 7.307, 10.96, 7.307, 10.96, 7.307, 10.96, 14.61, 18.27, 14.61, 18.27, 14.61, 18.27], "z": [7.622e-06, 3.653, 7.307, 10.96, 14.61, 18.27, 7.622e-06, 3.653, 7.307, 10.96, 14.61, 18.27, 7.622e-06, 3.653, 7.307, 10.96, 14.61, 18.27, 7.622e-06, 3.653, 7.307, 10.96, 14.61, 18.27, 7.622e-06, 3.653, 7.307, 10.96, 14.61, 18.27, 7.622e-06, 3.653, 7.307, 10.96, 14.61, 18.27, 7.622e-06, 3.653, 7.307, 10.96, 14.61, 18.27, 7.622e-06, 3.653, 7.307, 10.96, 14.61, 18.27, 7.622e-06, 3.653, 7.307, 10.96, 14.61, 18.27]}, {"hovertemplate": "<b>Si (Z=14)</b><br>x=%{x:.2f} Å<br>y=%{y:.2f} Å<br>z=%{z:.2f} Å<extra></extra>", "legendgroup": "Si", "marker": {"color": "#DA16FF", "line": {"color": "black", "width": 0.8}, "size": 6}, "mode": "markers+text", "name": "Si", "scene": "scene4", "showlegend": true, "text": ["", "", "", "", "", "", "", "", "", "", "", "", "", "", "", "", "", "", "", "", "", "", "", "", "", "", "", "", "", "", "", "", "", "", "", "", "", "", "", "", "", "", "", "", "", "", "", "", "", "", "", "", "Si", "Si", "Si", "Si", "", "", "", "", "", "", "", "", "", "", "", "", "", "", "", "", "", "", "", "", "", "", "", "", "", "", "", "", "", "", "", "", "", "", "", "", "", "", "", "", "", "", "", "", "", "", "", "", "", "", "", ""], "textfont": {"color": "black", "size": 11}, "textposition": "top center", "type": "scatter3d", "x": [4.492e-06, 4.107e-06, 4.492e-06, 4.492e-06, 4.492e-06, 4.107e-06, 4.492e-06, 4.492e-06, 4.492e-06, 4.107e-06, 4.492e-06, 4.492e-06, 4.492e-06, 4.107e-06, 4.492e-06, 4.492e-06, 4.492e-06, 4.107e-06, 4.492e-06, 4.492e-06, 4.492e-06, 4.107e-06, 4.492e-06, 4.492e-06, 4.492e-06, 4.107e-06, 4.492e-06, 4.492e-06, 4.492e-06, 4.107e-06, 4.492e-06, 4.492e-06, 4.492e-06, 4.107e-06, 4.492e-06, 4.492e-06, 4.307, 4.307, 4.307, 4.307, 4.307, 4.307, 4.307, 4.307, 4.307, 4.307, 4.307, 4.307, 4.307, 4.307, 4.307, 4.307, 4.307, 4.307, 4.307, 4.307, 4.307, 4.307, 4.307, 4.307, 4.307, 4.307, 4.307, 4.307, 4.307, 4.307, 4.307, 4.307, 4.307, 4.307, 4.307, 4.307, 8.614, 8.614, 8.614, 8.614, 8.614, 8.614, 8.614, 8.614, 8.614, 8.614, 8.614, 8.614, 8.614, 8.614, 8.614, 8.614, 8.614, 8.614, 8.614, 8.614, 8.614, 8.614, 8.614, 8.614, 8.614, 8.614, 8.614, 8.614, 8.614, 8.614, 8.614, 8.614, 8.614, 8.614, 8.614, 8.614], "y": [0.8491, 2.804, 4.503, 6.458, 0.8491, 2.804, 4.503, 6.458, 0.8491, 2.804, 4.503, 6.458, 8.156, 10.11, 11.81, 13.76, 8.156, 10.11, 11.81, 13.76, 8.156, 10.11, 11.81, 13.76, 15.46, 17.42, 19.12, 21.07, 15.46, 17.42, 19.12, 21.07, 15.46, 17.42, 19.12, 21.07, 0.8491, 2.804, 4.503, 6.458, 0.8491, 2.804, 4.503, 6.458, 0.8491, 2.804, 4.503, 6.458, 8.156, 10.11, 11.81, 13.76, 8.156, 10.11, 11.81, 13.76, 8.156, 10.11, 11.81, 13.76, 15.46, 17.42, 19.12, 21.07, 15.46, 17.42, 19.12, 21.07, 15.46, 17.42, 19.12, 21.07, 0.8491, 2.804, 4.503, 6.458, 0.8491, 2.804, 4.503, 6.458, 0.8491, 2.804, 4.503, 6.458, 8.156, 10.11, 11.81, 13.76, 8.156, 10.11, 11.81, 13.76, 8.156, 10.11, 11.81, 13.76, 15.46, 17.42, 19.12, 21.07, 15.46, 17.42, 19.12, 21.07, 15.46, 17.42, 19.12, 21.07], "z": [4.503, 0.8491, 6.458, 2.804, 11.81, 8.156, 13.76, 10.11, 19.12, 15.46, 21.07, 17.42, 4.503, 0.8491, 6.458, 2.804, 11.81, 8.156, 13.76, 10.11, 19.12, 15.46, 21.07, 17.42, 4.503, 0.8491, 6.458, 2.804, 11.81, 8.156, 13.76, 10.11, 19.12, 15.46, 21.07, 17.42, 4.503, 0.8491, 6.458, 2.804, 11.81, 8.156, 13.76, 10.11, 19.12, 15.46, 21.07, 17.42, 4.503, 0.8491, 6.458, 2.804, 11.81, 8.156, 13.76, 10.11, 19.12, 15.46, 21.07, 17.42, 4.503, 0.8491, 6.458, 2.804, 11.81, 8.156, 13.76, 10.11, 19.12, 15.46, 21.07, 17.42, 4.503, 0.8491, 6.458, 2.804, 11.81, 8.156, 13.76, 10.11, 19.12, 15.46, 21.07, 17.42, 4.503, 0.8491, 6.458, 2.804, 11.81, 8.156, 13.76, 10.11, 19.12, 15.46, 21.07, 17.42, 4.503, 0.8491, 6.458, 2.804, 11.81, 8.156, 13.76, 10.11, 19.12, 15.46, 21.07, 17.42]}, {"hovertemplate": "<b>Sm (Z=62)</b><br>x=%{x:.2f} Å<br>y=%{y:.2f} Å<br>z=%{z:.2f} Å<extra></extra>", "legendgroup": "Sm", "marker": {"color": "#620042", "line": {"color": "black", "width": 0.8}, "size": 6}, "mode": "markers+text", "name": "Sm", "scene": "scene4", "showlegend": true, "text": ["", "", "", "", "", "", "", "", "", "", "", "", "", "", "", "", "", "", "", "", "", "", "", "", "", "", "", "", "", "", "", "", "", "", "", "", "", "", "", "", "", "", "", "", "", "", "", "", "", "", "", "", "Sm", "Sm", "Sm", "Sm", "", "", "", "", "", "", "", "", "", "", "", "", "", "", "", "", "", "", "", "", "", "", "", "", "", "", "", "", "", "", "", "", "", "", "", "", "", "", "", "", "", "", "", "", "", "", "", "", "", "", "", ""], "textfont": {"color": "black", "size": 11}, "textposition": "top center", "type": "scatter3d", "x": [2.153, 2.153, 2.153, 2.153, 2.153, 2.153, 2.153, 2.153, 2.153, 2.153, 2.153, 2.153, 2.153, 2.153, 2.153, 2.153, 2.153, 2.153, 2.153, 2.153, 2.153, 2.153, 2.153, 2.153, 2.153, 2.153, 2.153, 2.153, 2.153, 2.153, 2.153, 2.153, 2.153, 2.153, 2.153, 2.153, 6.46, 6.46, 6.46, 6.46, 6.46, 6.46, 6.46, 6.46, 6.46, 6.46, 6.46, 6.46, 6.46, 6.46, 6.46, 6.46, 6.46, 6.46, 6.46, 6.46, 6.46, 6.46, 6.46, 6.46, 6.46, 6.46, 6.46, 6.46, 6.46, 6.46, 6.46, 6.46, 6.46, 6.46, 6.46, 6.46, 10.77, 10.77, 10.77, 10.77, 10.77, 10.77, 10.77, 10.77, 10.77, 10.77, 10.77, 10.77, 10.77, 10.77, 10.77, 10.77, 10.77, 10.77, 10.77, 10.77, 10.77, 10.77, 10.77, 10.77, 10.77, 10.77, 10.77, 10.77, 10.77, 10.77, 10.77, 10.77, 10.77, 10.77, 10.77, 10.77], "y": [1.311, 2.343, 4.964, 5.996, 1.311, 2.343, 4.964, 5.996, 1.311, 2.343, 4.964, 5.996, 8.618, 9.65, 12.27, 13.3, 8.618, 9.65, 12.27, 13.3, 8.618, 9.65, 12.27, 13.3, 15.92, 16.96, 19.58, 20.61, 15.92, 16.96, 19.58, 20.61, 15.92, 16.96, 19.58, 20.61, 1.311, 2.343, 4.964, 5.996, 1.311, 2.343, 4.964, 5.996, 1.311, 2.343, 4.964, 5.996, 8.618, 9.65, 12.27, 13.3, 8.618, 9.65, 12.27, 13.3, 8.618, 9.65, 12.27, 13.3, 15.92, 16.96, 19.58, 20.61, 15.92, 16.96, 19.58, 20.61, 15.92, 16.96, 19.58, 20.61, 1.311, 2.343, 4.964, 5.996, 1.311, 2.343, 4.964, 5.996, 1.311, 2.343, 4.964, 5.996, 8.618, 9.65, 12.27, 13.3, 8.618, 9.65, 12.27, 13.3, 8.618, 9.65, 12.27, 13.3, 15.92, 16.96, 19.58, 20.61, 15.92, 16.96, 19.58, 20.61, 15.92, 16.96, 19.58, 20.61], "z": [2.343, 5.996, 1.311, 4.964, 9.65, 13.3, 8.618, 12.27, 16.96, 20.61, 15.92, 19.58, 2.343, 5.996, 1.311, 4.964, 9.65, 13.3, 8.618, 12.27, 16.96, 20.61, 15.92, 19.58, 2.343, 5.996, 1.311, 4.964, 9.65, 13.3, 8.618, 12.27, 16.96, 20.61, 15.92, 19.58, 2.343, 5.996, 1.311, 4.964, 9.65, 13.3, 8.618, 12.27, 16.96, 20.61, 15.92, 19.58, 2.343, 5.996, 1.311, 4.964, 9.65, 13.3, 8.618, 12.27, 16.96, 20.61, 15.92, 19.58, 2.343, 5.996, 1.311, 4.964, 9.65, 13.3, 8.618, 12.27, 16.96, 20.61, 15.92, 19.58, 2.343, 5.996, 1.311, 4.964, 9.65, 13.3, 8.618, 12.27, 16.96, 20.61, 15.92, 19.58, 2.343, 5.996, 1.311, 4.964, 9.65, 13.3, 8.618, 12.27, 16.96, 20.61, 15.92, 19.58, 2.343, 5.996, 1.311, 4.964, 9.65, 13.3, 8.618, 12.27, 16.96, 20.61, 15.92, 19.58]}], "layout": {"annotations": [{"font": {"size": 16}, "showarrow": false, "text": "Material 1 (10 atoms, supercell 3×3×3)", "x": 0.2475, "xanchor": "center", "xref": "paper", "y": 1, "yanchor": "bottom", "yref": "paper"}, {"font": {"size": 16}, "showarrow": false, "text": "Material 2 (10 atoms, supercell 3×3×3)", "x": 0.7525, "xanchor": "center", "xref": "paper", "y": 1, "yanchor": "bottom", "yref": "paper"}, {"font": {"size": 16}, "showarrow": false, "text": "Material 3 (10 atoms, supercell 3×3×3)", "x": 0.2475, "xanchor": "center", "xref": "paper", "y": 0.49, "yanchor": "bottom", "yref": "paper"}, {"font": {"size": 16}, "showarrow": false, "text": "Material 4 (10 atoms, supercell 3×3×3)", "x": 0.7525, "xanchor": "center", "xref": "paper", "y": 0.49, "yanchor": "bottom", "yref": "paper"}], "height": 920, "legend": {"orientation": "h", "x": 0.5, "xanchor": "center", "y": -0.03}, "margin": {"b": 40, "l": 0, "r": 0, "t": 80}, "scene": {"aspectmode": "data", "bgcolor": "white", "domain": {"x": [0, 0.495], "y": [0.51, 1]}, "xaxis": {"visible": false}, "yaxis": {"visible": false}, "zaxis": {"visible": false}}, "scene2": {"aspectmode": "data", "bgcolor": "white", "domain": {"x": [0.505, 1], "y": [0.51, 1]}, "xaxis": {"visible": false}, "yaxis": {"visible": false}, "zaxis": {"visible": false}}, "scene3": {"aspectmode": "data", "bgcolor": "white", "domain": {"x": [0, 0.495], "y": [0, 0.49]}, "xaxis": {"visible": false}, "yaxis": {"visible": false}, "zaxis": {"visible": false}}, "scene4": {"aspectmode": "data", "bgcolor": "white", "domain": {"x": [0.505, 1], "y": [0, 0.49]}, "xaxis": {"visible": false}, "yaxis": {"visible": false}, "zaxis": {"visible": false}}, "title": {"text": "Interactive Crystal Supercells (3×3×3)"}, "width": 1100}}
